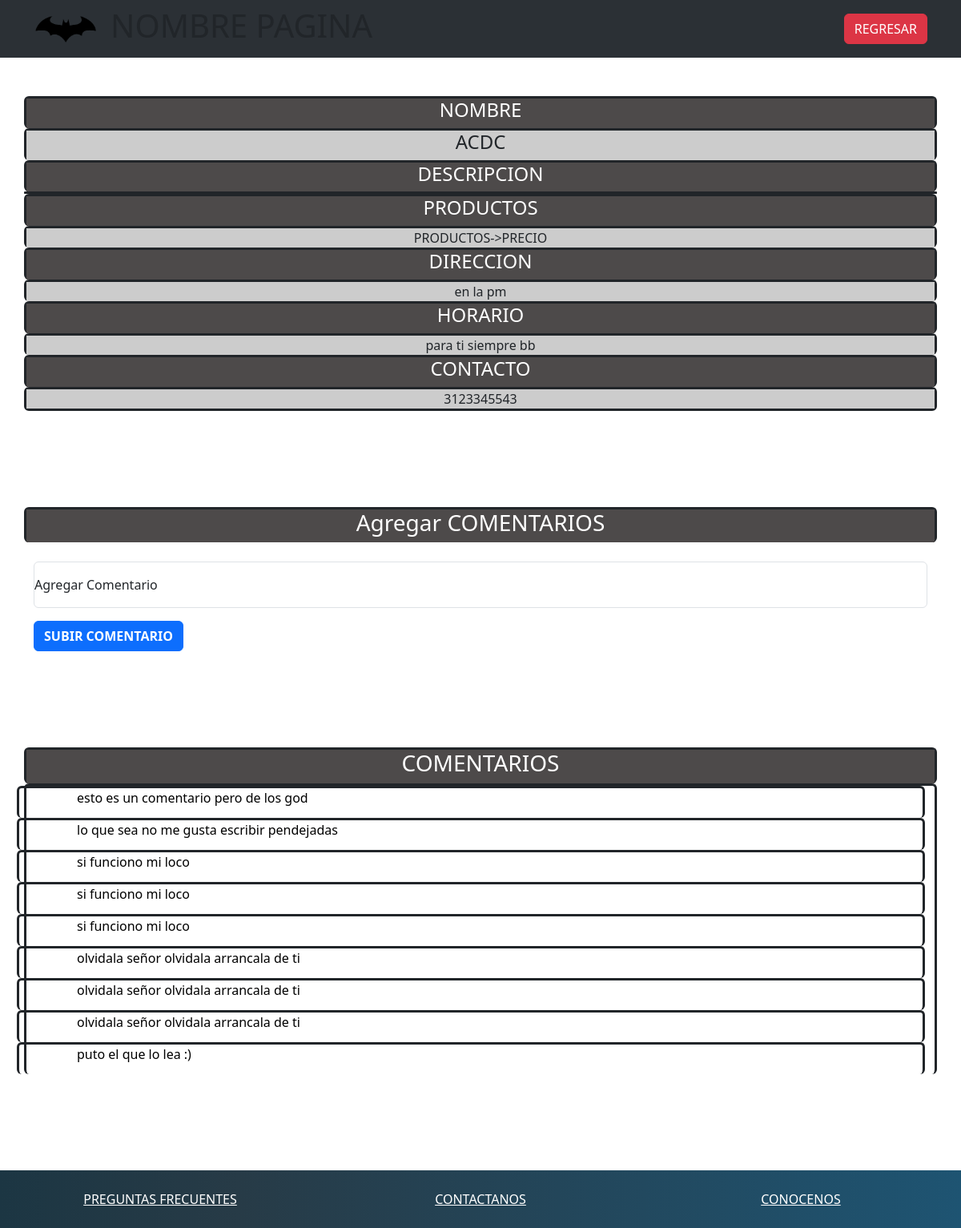
Page /informacion/123 on the committed database.
### social/models.py (models this page shows, shortened)
class Emprendimiento(models.Model):
    codigo=models.IntegerField(primary_key=True)
    nombre=models.CharField(max_length=30)
    descripcion=models.CharField(max_length=100)
    direccion=models.CharField(max_length=15)
    contacto=models.CharField(max_length=10)
    horario=models.CharField(max_length=30)
    cliente=models.ForeignKey(Cliente, on_delete=models.CASCADE,null=True)

class Comentario(models.Model):
    codigo=models.AutoField(primary_key=True)
    cuerpo=models.CharField(max_length=999)
    emprendimiento=models.ForeignKey(Emprendimiento, on_delete=models.CASCADE,null=True)

### social/views.py (the view)
# urls.py: path('informacion/<codigo>', views.informacion),
def informacion(request,codigo):
    emprendimiento = Emprendimiento.objects.get(codigo=codigo)
    comentarios = Comentario.objects.all()
    contexto = {"emprendimiento":emprendimiento,"comentarios":comentarios}
    return render(request, "informacion.html",contexto)

### social/templates/informacion.html (shortened to what this page needs)
<!doctype html>
{% load static %}
<html lang="en">
  <head>
    <link href="https://cdn.jsdelivr.net/npm/bootstrap@5.3.0-alpha1/dist/css/bootstrap.min.css" rel="stylesheet">
    <link rel="stylesheet" href="{% static 'css/informacion.css' %}">
  </head>
  <body class="d-flex flex-column min-vh-100">
    <nav id="header" class="navbar navbar-expand-lg bg-body-tertiary" data-bs-theme="dark">
        <div class="container">
          <a class="navbar-brand" href="#">
                <img src="Logo.png" alt="logo">
          </a>
          <div class="collapse navbar-collapse" id="navbarSupportedContent">
            <ul class="navbar-nav me-auto mb-2 mb-lg-0">
              <li class="nav-item">
                <h1>NOMBRE PAGINA</h1>
              </li>
            </ul>
            <div class="d-grid gap-2 d-md-flex justify-content-md-end">
                <a class="btn btn-danger" href="/principal/{{cliente.codigo}}" role="button">REGRESAR</a>
            </div>
          </div>
        </div>
    </nav>
    <br><br>
    <div id="main" class="container text-center">
      <div class="row border border-dark border-3 rounded border-bottom-0 text-center">
        <div class="col-12" style="color: white; background-color:#4d4a4a"><h4>NOMBRE</h4></div>
      </div>
        <div class="row border border-dark border-3 rounded border-bottom-0">
            <div class="col-12" style="background-color:#ccc"><h4>{{emprendimiento.nombre}}</h4></div>
        </div>
        <div class="row border border-dark border-3 rounded border-bottom-0 text-center">
          <div class="col-12" style="color: white; background-color:#4d4a4a"><h4>DESCRIPCION</h4></div>
        </div>
        <div class="row border border-dark border-3 rounded border-bottom-0">
        </div>
        <div class="row border border-dark border-3 rounded border-bottom-0 text-center">
          <div class="col-12" style="color: white; background-color:#4d4a4a"><h4>PRODUCTOS</h4></div>
        </div>
        <div class="row border border-dark border-3 rounded border-bottom-0">
            <div class="col-12" style="background-color:#ccc">PRODUCTOS->PRECIO</div>
        </div>
        <div class="row border border-dark border-3 rounded border-bottom-0 text-center">
          <div class="col-12" style="color: white; background-color:#4d4a4a"><h4>DIRECCION</h4></div>
        </div>
        <div class="row border border-dark border-3 rounded border-bottom-0">
            <div class="col-12" style="background-color:#ccc">{{emprendimiento.direccion}}</div>
        </div>
        <div class="row border border-dark border-3 rounded border-bottom-0 text-center">
          <div class="col-12" style="color: white; background-color:#4d4a4a"><h4>HORARIO</h4></div>
        </div>
        <div class="row border border-dark border-3 rounded border-bottom-0">
            <div class="col-12" style="background-color:#ccc">{{emprendimiento.horario}}</div>
        </div>
        <div class="row border border-dark border-3 rounded border-bottom-0 text-center">
          <div class="col-12" style="color: white; background-color:#4d4a4a"><h4>CONTACTO</h4></div>
        </div>
        <div class="row border border-dark border-3 rounded">
            <div class="col-12" style="background-color:#ccc">{{emprendimiento.contacto}}</div>
        </div>
    </div>
    <div id="main" class="container">
      <div class="row border border-dark border-3 rounded border-bottom-0 text-center">
          <div class="col-12" style="color: white; background-color:#4d4a4a"><h3>Agregar COMENTARIOS</h3></div>
      </div>
      <br>
      <form action="/crearComentario/{{emprendimiento.codigo}}" method="POST">
        <div class="row border-0">
          <div class="form-floating mb-3">
            <input type="text" class="form-control" name="comentario" id="comentario" placeholder="Agregar Comentario">
            <label for="comentario">Agregar Comentario</label>
          </div>
      </div>
      <div class="row border-0">
        <div>
          <button class="btn btn-primary btn text-uppercase fw-bold" type="submit">Subir Comentario</button>
        </div>
    </div>
      </form>
  </div>
    <div id="main" class="container">
      <div class="row border border-dark border-3 rounded border-bottom-0 text-center">
          <div class="col-12" style="color: white; background-color:#4d4a4a"><h3>COMENTARIOS</h3></div>
      </div>
      <div class="row border border-dark border-3 rounded border-bottom-0">
        {% for c in comentarios %}
          {% if c.emprendimiento.codigo == emprendimiento.codigo  %}
            <div class="row border border-dark border-3 rounded border-bottom-0" style="height: 5vh;">
              <div class="col" style="color: rgb(0, 0, 0);"><div id="ep" class="short-div ps-5">{{c.cuerpo}}</div></div>
            </div>
          {% endif %}
        {% endfor %}
      </div>
  </div>
  <footer id="footer" class="pb-4 pt-4">
    <div class="container-fluid">
        <div class="row text-center">
            <div class="col-12 col-lg">
                <a href="#">PREGUNTAS FRECUENTES</a>
            </div>
            <div class="col-12 col-lg">
                <a href="#">CONTACTANOS</a>
            </div>
            <div class="col-12 col-lg">
                <a href="#">CONOCENOS</a>
            </div>
        </div>
    </div>
</footer>
  </body>
</html>

### social/static/css/informacion.css (style rules this page uses)
#footer { background: linear-gradient(90deg, #1c3643, #273b47 25%, #1e5472); }
#footer a { color: white; }
#header img { width: 80px; }
#main { padding-bottom: 15vh; }
#comentario { margin: 0 !important; }

### rows in the picture
Emprendimiento: nombre "ACDC", direccion "en la pm", horario "para ti siempre bb", contacto "3123345543"
Comentario: cuerpo "esto es un comentario pero de los god"
Comentario: cuerpo "lo que sea no me gusta escribir pendejadas"
Comentario: cuerpo "si funciono mi loco"
Comentario: cuerpo "si funciono mi loco"
Comentario: cuerpo "si funciono mi loco"
Comentario: cuerpo "olvidala señor olvidala arrancala de ti"
Comentario: cuerpo "olvidala señor olvidala arrancala de ti"
Comentario: cuerpo "olvidala señor olvidala arrancala de ti"
Comentario: cuerpo "puto el que lo lea :)"
